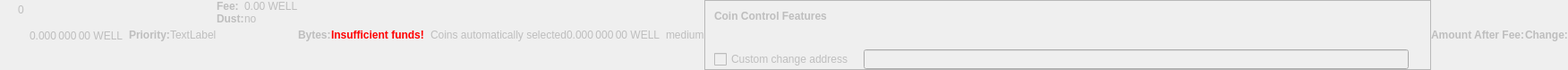
    <widget class="QWidget" name="dummyHideWidget" native="true">
     <property name="enabled">
      <bool>false</bool>
     </property>
     <property name="maximumSize">
      <size>
       <width>100</width>
       <height>22</height>
      </size>
     </property>
     <layout class="QHBoxLayout" name="dummyHideLayout">
      <property name="spacing">
       <number>0</number>
      </property>
      <property name="leftMargin">
       <number>0</number>
      </property>
      <property name="topMargin">
       <number>0</number>
      </property>
      <property name="rightMargin">
       <number>0</number>
      </property>
      <property name="bottomMargin">
       <number>0</number>
      </property>
      <item>
       <layout class="QFormLayout" name="formLayoutCoinControl1">
        <property name="horizontalSpacing">
         <number>10</number>
        </property>
        <property name="verticalSpacing">
         <number>14</number>
        </property>
        <property name="leftMargin">
         <number>10</number>
        </property>
        <property name="topMargin">
         <number>4</number>
        </property>
        <property name="rightMargin">
         <number>6</number>
        </property>
        <item row="0" column="1">
         <widget class="QLabel" name="labelCoinControlBytes">
          <property name="cursor">
           <cursorShape>IBeamCursor</cursorShape>
          </property>
          <property name="contextMenuPolicy">
           <enum>Qt::ActionsContextMenu</enum>
          </property>
          <property name="text">
           <string notr="true">0</string>
          </property>
          <property name="textInteractionFlags">
           <set>Qt::LinksAccessibleByMouse|Qt::TextSelectableByKeyboard|Qt::TextSelectableByMouse</set>
          </property>
         </widget>
        </item>
       </layout>
      </item>
      <item>
       <widget class="QLabel" name="labelCoinControlAfterFee">
        <property name="enabled">
         <bool>false</bool>
        </property>
        <property name="sizePolicy">
         <sizepolicy hsizetype="Fixed" vsizetype="Fixed">
          <horstretch>0</horstretch>
          <verstretch>0</verstretch>
         </sizepolicy>
        </property>
        <property name="minimumSize">
         <size>
          <width>111</width>
          <height>12</height>
         </size>
        </property>
        <property name="maximumSize">
         <size>
          <width>111</width>
          <height>12</height>
         </size>
        </property>
        <property name="cursor">
         <cursorShape>IBeamCursor</cursorShape>
        </property>
        <property name="contextMenuPolicy">
         <enum>Qt::ActionsContextMenu</enum>
        </property>
        <property name="text">
         <string notr="true">0.000 000 00 WELL</string>
        </property>
        <property name="textInteractionFlags">
         <set>Qt::LinksAccessibleByMouse|Qt::TextSelectableByKeyboard|Qt::TextSelectableByMouse</set>
        </property>
       </widget>
      </item>
      <item>
       <widget class="QLabel" name="labelCoinControlPriorityText">
        <property name="enabled">
         <bool>false</bool>
        </property>
        <property name="font">
         <font>
          <weight>75</weight>
          <bold>true</bold>
         </font>
        </property>
        <property name="text">
         <string>Priority:</string>
        </property>
       </widget>
      </item>
      <item>
       <layout class="QHBoxLayout" name="horizontalLayout">
        <item>
         <widget class="QLabel" name="WarningLabel">
          <property name="text">
           <string>TextLabel</string>
          </property>
         </widget>
        </item>
       </layout>
      </item>
      <item>
       <layout class="QFormLayout" name="formLayoutCoinControl3">
        <property name="horizontalSpacing">
         <number>0</number>
        </property>
        <property name="verticalSpacing">
         <number>0</number>
        </property>
        <property name="leftMargin">
         <number>0</number>
        </property>
        <property name="topMargin">
         <number>0</number>
        </property>
        <property name="rightMargin">
         <number>0</number>
        </property>
        <item row="0" column="0">
         <widget class="QLabel" name="labelCoinControlFeeText">
          <property name="enabled">
           <bool>false</bool>
          </property>
          <property name="font">
           <font>
            <weight>75</weight>
            <bold>true</bold>
           </font>
          </property>
          <property name="text">
           <string>Fee:</string>
          </property>
          <property name="margin">
           <number>0</number>
          </property>
         </widget>
        </item>
        <item row="0" column="1">
         <widget class="QLabel" name="labelCoinControlFee">
          <property name="enabled">
           <bool>false</bool>
          </property>
          <property name="cursor">
           <cursorShape>IBeamCursor</cursorShape>
          </property>
          <property name="contextMenuPolicy">
           <enum>Qt::ActionsContextMenu</enum>
          </property>
          <property name="text">
           <string notr="true">0.00 WELL</string>
          </property>
          <property name="textInteractionFlags">
           <set>Qt::LinksAccessibleByMouse|Qt::TextSelectableByKeyboard|Qt::TextSelectableByMouse</set>
          </property>
         </widget>
        </item>
        <item row="1" column="0">
         <widget class="QLabel" name="labelCoinControlLowOutputText">
          <property name="enabled">
           <bool>false</bool>
          </property>
          <property name="font">
           <font>
            <weight>75</weight>
            <bold>true</bold>
           </font>
          </property>
          <property name="text">
           <string>Dust:</string>
          </property>
         </widget>
        </item>
        <item row="1" column="1">
         <widget class="QLabel" name="labelCoinControlLowOutput">
          <property name="enabled">
           <bool>false</bool>
          </property>
          <property name="cursor">
           <cursorShape>IBeamCursor</cursorShape>
          </property>
          <property name="contextMenuPolicy">
           <enum>Qt::ActionsContextMenu</enum>
          </property>
          <property name="text">
           <string>no</string>
          </property>
          <property name="textInteractionFlags">
           <set>Qt::LinksAccessibleByMouse|Qt::TextSelectableByKeyboard|Qt::TextSelectableByMouse</set>
          </property>
         </widget>
        </item>
       </layout>
      </item>
      <item>
       <widget class="QLabel" name="labelCoinControlBytesText">
        <property name="enabled">
         <bool>false</bool>
        </property>
        <property name="font">
         <font>
          <weight>75</weight>
          <bold>true</bold>
         </font>
        </property>
        <property name="text">
         <string>Bytes:</string>
        </property>
       </widget>
      </item>
      <item>
       <layout class="QFormLayout" name="formLayoutCoinControl2">
        <property name="horizontalSpacing">
         <number>0</number>
        </property>
        <property name="verticalSpacing">
         <number>0</number>
        </property>
        <property name="leftMargin">
         <number>0</number>
        </property>
        <property name="topMargin">
         <number>0</number>
        </property>
        <property name="rightMargin">
         <number>0</number>
        </property>
       </layout>
      </item>
      <item>
       <layout class="QHBoxLayout" name="horizontalLayoutCoinControl2">
        <property name="spacing">
         <number>0</number>
        </property>
        <property name="bottomMargin">
         <number>0</number>
        </property>
       </layout>
      </item>
      <item>
       <widget class="QLabel" name="labelCoinControlInsuffFunds">
        <property name="enabled">
         <bool>false</bool>
        </property>
        <property name="minimumSize">
         <size>
          <width>0</width>
          <height>0</height>
         </size>
        </property>
        <property name="font">
         <font>
          <weight>75</weight>
          <bold>true</bold>
         </font>
        </property>
        <property name="styleSheet">
         <string notr="true">color:red;font-weight:bold;</string>
        </property>
        <property name="text">
         <string>Insufficient funds!</string>
        </property>
        <property name="margin">
         <number>5</number>
        </property>
       </widget>
      </item>
      <item>
       <layout class="QFormLayout" name="formLayoutCoinControl4">
        <property name="horizontalSpacing">
         <number>0</number>
        </property>
        <property name="verticalSpacing">
         <number>0</number>
        </property>
        <property name="leftMargin">
         <number>0</number>
        </property>
        <property name="topMargin">
         <number>0</number>
        </property>
        <property name="rightMargin">
         <number>0</number>
        </property>
       </layout>
      </item>
      <item>
       <widget class="QLabel" name="labelCoinControlChangeLabel">
        <property name="enabled">
         <bool>false</bool>
        </property>
        <property name="sizePolicy">
         <sizepolicy hsizetype="Preferred" vsizetype="Expanding">
          <horstretch>0</horstretch>
          <verstretch>0</verstretch>
         </sizepolicy>
        </property>
        <property name="minimumSize">
         <size>
          <width>0</width>
          <height>0</height>
         </size>
        </property>
        <property name="text">
         <string/>
        </property>
        <property name="margin">
         <number>3</number>
        </property>
       </widget>
      </item>
      <item>
       <widget class="QLabel" name="labelCoinControlAutomaticallySelected">
        <property name="enabled">
         <bool>false</bool>
        </property>
        <property name="sizePolicy">
         <sizepolicy hsizetype="Fixed" vsizetype="Fixed">
          <horstretch>0</horstretch>
          <verstretch>0</verstretch>
         </sizepolicy>
        </property>
        <property name="minimumSize">
         <size>
          <width>0</width>
          <height>0</height>
         </size>
        </property>
        <property name="maximumSize">
         <size>
          <width>240</width>
          <height>16777215</height>
         </size>
        </property>
        <property name="text">
         <string>Coins automatically selected</string>
        </property>
        <property name="margin">
         <number>5</number>
        </property>
       </widget>
      </item>
      <item>
       <widget class="QLabel" name="labelCoinControlChange">
        <property name="enabled">
         <bool>false</bool>
        </property>
        <property name="sizePolicy">
         <sizepolicy hsizetype="Fixed" vsizetype="Fixed">
          <horstretch>0</horstretch>
          <verstretch>0</verstretch>
         </sizepolicy>
        </property>
        <property name="minimumSize">
         <size>
          <width>111</width>
          <height>0</height>
         </size>
        </property>
        <property name="maximumSize">
         <size>
          <width>111</width>
          <height>16777215</height>
         </size>
        </property>
        <property name="cursor">
         <cursorShape>IBeamCursor</cursorShape>
        </property>
        <property name="contextMenuPolicy">
         <enum>Qt::ActionsContextMenu</enum>
        </property>
        <property name="text">
         <string notr="true">0.000 000 00 WELL</string>
        </property>
        <property name="textInteractionFlags">
         <set>Qt::LinksAccessibleByMouse|Qt::TextSelectableByKeyboard|Qt::TextSelectableByMouse</set>
        </property>
       </widget>
      </item>
      <item>
       <widget class="QLabel" name="labelCoinControlPriority">
        <property name="enabled">
         <bool>false</bool>
        </property>
        <property name="cursor">
         <cursorShape>IBeamCursor</cursorShape>
        </property>
        <property name="contextMenuPolicy">
         <enum>Qt::ActionsContextMenu</enum>
        </property>
        <property name="text">
         <string>medium</string>
        </property>
        <property name="textInteractionFlags">
         <set>Qt::LinksAccessibleByMouse|Qt::TextSelectableByKeyboard|Qt::TextSelectableByMouse</set>
        </property>
       </widget>
      </item>
      <item>
       <widget class="QFrame" name="frameCoinControl">
        <property name="sizePolicy">
         <sizepolicy hsizetype="Expanding" vsizetype="Expanding">
          <horstretch>0</horstretch>
          <verstretch>0</verstretch>
         </sizepolicy>
        </property>
        <property name="maximumSize">
         <size>
          <width>16777215</width>
          <height>16777215</height>
         </size>
        </property>
        <property name="frameShape">
         <enum>QFrame::StyledPanel</enum>
        </property>
        <property name="frameShadow">
         <enum>QFrame::Sunken</enum>
        </property>
        <layout class="QVBoxLayout" name="verticalLayoutCoinControl2_2">
         <property name="spacing">
          <number>0</number>
         </property>
         <property name="leftMargin">
          <number>0</number>
         </property>
         <property name="topMargin">
          <number>0</number>
         </property>
         <property name="rightMargin">
          <number>0</number>
         </property>
         <property name="bottomMargin">
          <number>0</number>
         </property>
         <item>
          <layout class="QVBoxLayout" name="verticalLayoutCoinControl" stretch="0,0,0,1">
           <property name="spacing">
            <number>0</number>
           </property>
           <property name="leftMargin">
            <number>10</number>
           </property>
           <property name="topMargin">
            <number>10</number>
           </property>
           <item>
            <layout class="QHBoxLayout" name="horizontalLayoutCoinControl1">
             <property name="bottomMargin">
              <number>15</number>
             </property>
             <item>
              <widget class="QLabel" name="labelCoinControlFeatures">
               <property name="enabled">
                <bool>false</bool>
               </property>
               <property name="sizePolicy">
                <sizepolicy hsizetype="Preferred" vsizetype="Maximum">
                 <horstretch>0</horstretch>
                 <verstretch>0</verstretch>
                </sizepolicy>
               </property>
               <property name="font">
                <font>
                 <weight>75</weight>
                 <bold>true</bold>
                </font>
               </property>
               <property name="styleSheet">
                <string notr="true">font-weight:bold;</string>
               </property>
               <property name="text">
                <string>Coin Control Features</string>
               </property>
              </widget>
             </item>
            </layout>
           </item>
           <item>
            <widget class="QWidget" name="widgetCoinControl" native="true">
             <property name="sizePolicy">
              <sizepolicy hsizetype="Preferred" vsizetype="Preferred">
               <horstretch>0</horstretch>
               <verstretch>0</verstretch>
              </sizepolicy>
             </property>
             <property name="minimumSize">
              <size>
               <width>0</width>
               <height>0</height>
              </size>
             </property>
             <property name="styleSheet">
              <string notr="true"/>
             </property>
             <layout class="QHBoxLayout" name="horizontalLayoutCoinControl5_2">
              <property name="leftMargin">
               <number>0</number>
              </property>
              <property name="topMargin">
               <number>0</number>
              </property>
              <property name="rightMargin">
               <number>0</number>
              </property>
              <property name="bottomMargin">
               <number>0</number>
              </property>
              <item>
               <layout class="QHBoxLayout" name="horizontalLayoutCoinControl3">
                <property name="spacing">
                 <number>20</number>
                </property>
                <property name="topMargin">
                 <number>0</number>
                </property>
                <property name="bottomMargin">
                 <number>10</number>
                </property>
               </layout>
              </item>
             </layout>
            </widget>
           </item>
           <item>
            <layout class="QHBoxLayout" name="horizontalLayoutCoinControl4" stretch="0,0,0">
             <property name="spacing">
              <number>12</number>
             </property>
             <property name="sizeConstraint">
              <enum>QLayout::SetDefaultConstraint</enum>
             </property>
             <property name="topMargin">
              <number>5</number>
             </property>
             <property name="rightMargin">
              <number>5</number>
             </property>
             <item>
              <widget class="QCheckBox" name="checkBoxCoinControlChange">
               <property name="enabled">
                <bool>false</bool>
               </property>
               <property name="toolTip">
                <string>If this is activated, but the change address is empty or invalid, change will be sent to a newly generated address.</string>
               </property>
               <property name="text">
                <string>Custom change address</string>
               </property>
              </widget>
             </item>
             <item>
              <widget class="QValidatedLineEdit" name="lineEditCoinControlChange">
               <property name="enabled">
                <bool>false</bool>
               </property>
               <property name="sizePolicy">
                <sizepolicy hsizetype="Expanding" vsizetype="Fixed">
                 <horstretch>0</horstretch>
                 <verstretch>0</verstretch>
                </sizepolicy>
               </property>
              </widget>
             </item>
             <item>
              <widget class="QLabel" name="labelCoinControlChangeLabel_2">
               <property name="sizePolicy">
                <sizepolicy hsizetype="Preferred" vsizetype="Expanding">
                 <horstretch>0</horstretch>
                 <verstretch>0</verstretch>
                </sizepolicy>
               </property>
               <property name="minimumSize">
                <size>
                 <width>0</width>
                 <height>0</height>
                </size>
               </property>
               <property name="text">
                <string/>
               </property>
               <property name="margin">
                <number>3</number>
               </property>
              </widget>
             </item>
            </layout>
           </item>
           <item>
            <spacer name="verticalSpacerCoinControl">
             <property name="orientation">
              <enum>Qt::Vertical</enum>
             </property>
             <property name="sizeHint" stdset="0">
              <size>
               <width>800</width>
               <height>1</height>
              </size>
             </property>
            </spacer>
           </item>
          </layout>
         </item>
        </layout>
       </widget>
      </item>
      <item>
       <widget class="QLabel" name="labelCoinControlAfterFeeText">
        <property name="enabled">
         <bool>false</bool>
        </property>
        <property name="minimumSize">
         <size>
          <width>0</width>
          <height>0</height>
         </size>
        </property>
        <property name="maximumSize">
         <size>
          <width>16777215</width>
          <height>16777215</height>
         </size>
        </property>
        <property name="font">
         <font>
          <weight>75</weight>
          <bold>true</bold>
         </font>
        </property>
        <property name="text">
         <string>Amount After Fee:</string>
        </property>
        <property name="alignment">
         <set>Qt::AlignLeading|Qt::AlignLeft|Qt::AlignVCenter</set>
        </property>
        <property name="margin">
         <number>0</number>
        </property>
       </widget>
      </item>
      <item>
       <widget class="QLabel" name="labelCoinControlChangeText">
        <property name="enabled">
         <bool>false</bool>
        </property>
        <property name="sizePolicy">
         <sizepolicy hsizetype="Preferred" vsizetype="Preferred">
          <horstretch>0</horstretch>
          <verstretch>0</verstretch>
         </sizepolicy>
        </property>
        <property name="minimumSize">
         <size>
          <width>0</width>
          <height>0</height>
         </size>
        </property>
        <property name="maximumSize">
         <size>
          <width>16777215</width>
          <height>16777215</height>
         </size>
        </property>
        <property name="font">
         <font>
          <weight>75</weight>
          <bold>true</bold>
         </font>
        </property>
        <property name="text">
         <string>Change:</string>
        </property>
        <property name="alignment">
         <set>Qt::AlignLeading|Qt::AlignLeft|Qt::AlignVCenter</set>
        </property>
       </widget>
      </item>
     </layout>
    </widget>
